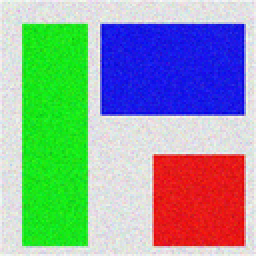
%> input picture Main/NoisedData.png, 128 x 128 px, shrunk from 718 x 719 before the run (shown 2 times larger)
$ octave mainSyntheticData.m   (GNU Octave 9; MATLAB toolbox functions it lacks are replaced by stand-ins)
%> lines starting %> are read from the running program, lines starting %| are printed output that depends on the picture; in (x1, y1, x2, y2) boxes, pixels count from 0 and x2, y2 are one past the last pixel; in counts of white or black regions, pixels touching at a corner belong together; the program's own positions count from 1
### Main/Histogram.m
function Histogram(imagePath)
%> called with imagePath = 'NoisedData.png'
%imagePath = '23025.jpg';
img = imread(imagePath);
%> img is the input picture: size 128x128x3 uint8; mean R, G, B 141, 160.3, 156.3

img = rgb2gray(img);
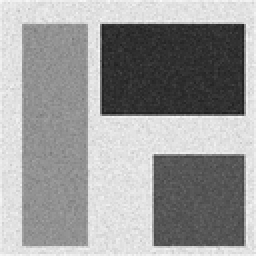
%> img: size 128x128 uint8 (shown 2 times larger); min 25, max 250, mean 154.1
intensity_values = img(:); % Coloumn Vector
[unique_intensities, ~, ~] = unique(intensity_values);  % unique_intensities is coloumn vector
%> unique_intensities = 223 values from 25 to 250

n = size(unique_intensities, 1);
%> n = 223
m = size(intensity_values, 1);
%> m = 16384

pixel_count = zeros(n, 1);  % Coloumn vector

for i=1:n
    for j=1:m
        if(unique_intensities(i, 1) == intensity_values(j, 1))
            pixel_count(i, 1) = pixel_count(i, 1) + 1;
        end
    end
end
%> after the loop, pixel_count = 223 values, max 460 at index 199, min 1 at index 1, mean 73.47

fileID = fopen('imageDataPoints.txt', 'w');

% Write data to the file using fprintf
for i = 1:n
    fprintf(fileID, '%d\t%d\n', unique_intensities(i, 1), pixel_count(i, 1));
end

% Close the file
fclose(fileID);

histogram(img, 'BinWidth', 0.5, 'EdgeColor', 'b');
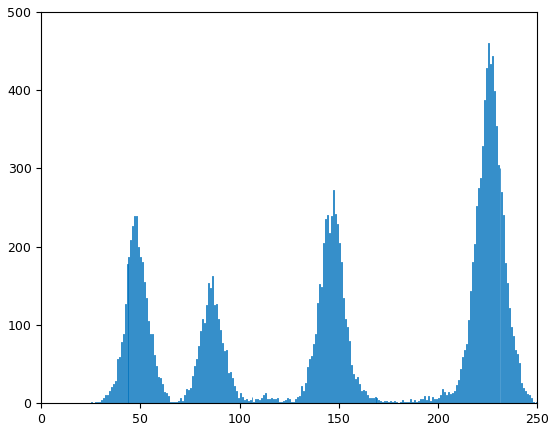
%> figure redrawn from the program's plot data; tallest bar 460 high, from x = 225 to 225.5

%ImageData = [unique_intensities, pixel_count];

end

### Main/InitialPeaks.m
%Load dataset from text file
function InitialPeaks()
data = load('imageDataPoints.txt'); % Assuming tab-delimited file

% Extracting relevant columns
intensities = data(:, 1);
pixel_counts = data(:, 2);

n = size(intensities, 1);

% Apply the moving average filter to pixel_counts
% Condering padding of zero

smoothed_pixel_counts = zeros(n, 1);
smoothed_pixel_counts(1,1) = pixel_counts(1,1) + pixel_counts(2,1) / 3;
smoothed_pixel_counts(end,1) = pixel_counts(end,1) + pixel_counts(end-1,1) / 3;
for i = 2:n-1
    smoothed_pixel_counts(i,1) = (pixel_counts(i-1,1) + pixel_counts(i,1) + pixel_counts(i+1,1)) / 3;
end

initialPeaks = [];

% Find initial peaks

if smoothed_pixel_counts(1, 1) > smoothed_pixel_counts(2, 1)
    initialPeaks = [initialPeaks, intensities(1, 1)];
end
for j=2:n-1
    if ((smoothed_pixel_counts(j,1) > smoothed_pixel_counts(j+1,1)) && (smoothed_pixel_counts(j,1) > smoothed_pixel_counts(j-1,1)))
        initialPeaks = [initialPeaks, intensities(j, 1)];
    end
end
if smoothed_pixel_counts(n,1) > smoothed_pixel_counts(n-1, 1)
    initialPeaks = [initialPeaks, intensities(n, 1)];
end

numberInitialPeaks = length(initialPeaks);

fileID = fopen('InitialPeaksofImage.txt', 'w');

% Write data to the file using fprintf
for m = 1:numberInitialPeaks
    fprintf(fileID, '%d\n', initialPeaks(m));
end

% Close the file
fclose(fileID);

fileID = fopen('SmoothedDataPointsOfImage.txt', 'w');

% Write data to the file using fprintf
for p = 1:n
    fprintf(fileID, '%d\t%f\n', intensities(p, 1), smoothed_pixel_counts(p, 1));
end
% Close the file
fclose(fileID);
%LocationInitialPeaks = double(initialPeaks);
%SmoothedDataImg = [double(intensities), double(smoothed_pixel_counts)];
end

### Main/PeakSearching.m
function PeakSearching()
data1 = load('InitialPeaksofImage.txt');
data2 = load('SmoothedDataPointsOfImage.txt');

S = data1(:, 1); %Location of initial peaks
%S = int8(S');
I = data2(:, 1); %all available intensity
H = data2(:, 2); %pixel count corresponding to I

h = []; %Value of initial peaks

noOfinitialPeaks = size(S, 1);

for b=1:noOfinitialPeaks
    pCount = pCountToI(S(b, 1), I, H);
    h = [h, pCount];
end

P = size(S);    %Number of initial peaks

L_k = [];

L_tmp = [];

for k = 2:P
    s_k = S(k); % Location of kth initial peak
    h_s_k = h(k); %value at s_k
    x_k = s_k*ones(1, k-1); %[s_k s_k ..........s_k]
    y_k = h_s_k*ones(1, k-1); %[h_s_k h_s_k ..........h_s_k]
    deltaX_k = x_k - s_1_to_k_1(S,k);
    deltaY_k = [];
    for j=1:k-1
        if(h_s_k ~= h(j))
            deltaY_k = [deltaY_k, (h_s_k - h(j))];
        else
            deltaY_k = [deltaY_k, 0.0000001];

        end
    end
    temp = y_k .* (deltaX_k);
    temp2 = temp ./ deltaY_k;
    L_k = x_k - temp2;
    L_tmp = [L_tmp, min(L_k)];
end

L_s = min(L_tmp);    % Best Observing location

Y_p = hs_1_to_k_1(h,P+1);
X_p = s_1_to_k_1(S,P+1);

L_star =[];

for i=1:P
    L_star = [L_star, L_s];
end

C = Y_p ./ (X_p - L_star);
l = size(C);
V = [];

for i=2:P-1
    if (C(i) > C(i-1)) && (C(i) > C(i+1))
        V = [V, S(i)];
    end
end

if C(1)>C(2)
    V = [S(1)  V];
end

if C(end) > C(end - 1)
    V = [V S(length(C))];
end

%dlmwrite('PeakDetectedSunspot.txt', V);

fileID = fopen('PeakDetected.txt', 'w');
z = length(V);
for t = 1:z
    fprintf(fileID, '%d\n', V(1, t));
end
fclose(fileID);
%peaksDetected = V;
end

function sks = s_1_to_k_1(S, k)
    sks = [];
    for i=1:k-1
        sks = [sks, S(i)];
    end
end

function hsks = hs_1_to_k_1(h, k)
    hsks = [];
    for i=1:k-1
        hsks = [hsks, h(i)];
    end
end

function pCount = pCountToI(intensity, I, H)
    [row, ~] = find(I == intensity);
    pCount = H(row, 1);
end

### Main/PeakMerging.m
function PeakMerging(Rsquare_in)
%> called with Rsquare_in = 20
data = load('SmoothedDataPointsOfImage.txt');% Read data from the file

x = data(:, 1); %all available intensity
y = data(:, 2); %pixel count corresponding to I

% Read vk values from the file
vk_file_name = 'PeakDetected.txt'; %Peak seached result file
vk_file = load(vk_file_name);% contain 1 row and n column
vk = vk_file(:, 1);
vk = vk';

% Display the Peak Seaching vk values
disp('Final Peak Seaching vk values:');
disp(vk_file);
r_threshold=Rsquare_in;%Change it according to your image
flag=1;
times=1;
while flag==1
    disp(['Running: ', num2str(times)]);
    times=times+1;
    flag=0;
    temp=[];
    for i = 1:length(vk)-1
        disp(['Pair ', num2str(i), ': ', num2str(vk(i)),' ',num2str(vk(i+1))]);
        vk_index=find(x == (vk(i)));
        vk_1_index=find(x ==vk(i+1));
        ya_b = y(vk_index(1):vk_1_index(1));
        xa_b = x(vk_index(1):vk_1_index(1));
        coefficients = polyfit(xa_b,ya_b, 1);
        % Predicted values using the fitted model
        y_pred = polyval(coefficients,xa_b);
        rsquare_value = calculateRsquare(ya_b,y_pred)*100;
        disp(['R-square value: ', num2str(rsquare_value),'%']);
        if (rsquare_value > r_threshold) && ((i > 2 && y(vk_index) < y(find(x == vk(i-1), 1))) || (y(vk_index) < y(find(x == vk(i+1), 1))))
            flag = 1;
        else
            temp = [temp, vk(i)];
        end

    end
    temp = [temp, vk(length(vk))];
    vk=temp;
end

disp('Final vk values after peak merging:');
disp(vk);% contain 1 row and n column
%dlmwrite('PeakMerged238011.txt', vk);
dlmwrite('PeakMerged.txt', vk);
end

% [6 lines left out: function calculateRsquare, not called in this run]

### Main/ThresholdingSyn.m
function score = ThresholdingSyn(imgName)
%> called with imgName = 'NoisedData.png'
%initialImageData = Histogram('238011.jpg');
%[Lip, data2] = InitialPeaks(initialImageData);
%peaksLocation = PeakDetection(Lip, data2);
%Thresholding Code
data1 = load("PeakMerged.txt");
data2 = load("SmoothedDataPointsOfImage.txt");
%imgName = "23025.jpg";

I = data2(:, 1);
pCount = data2(:, 2);
peaksLocation = data1(1, :);
peaksLocation = peaksLocation';


nPeaks = length(peaksLocation);
Th = [];

for q=1:(nPeaks - 1)
    index = ItoIndex(peaksLocation(q), I);
    finalIndex = ItoIndex(peaksLocation(q+1), I);
    mini = min(pCount(index:finalIndex));
    [t, ~] = find(mini == pCount);
    Th = [Th, I(t(round(end/2)))];
end

% Reason for difference
% There are multiple location at which minimum occurs
% authors might be taking a different one
% and we are taking location in the
% middle
% say minimum occurs at [L1, L2, L3]
% authors might be taking L1 or L3 we
% are taking L2

imgP = imread(imgName);
imgGd = imread("SyntheticData.png");
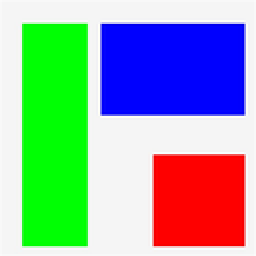
%> input picture Main/SyntheticData.png, 128 x 128 px, shrunk from 718 x 719 before the run (shown 2 times larger)
%> imgGd is the input picture: size 128x128x3 uint8; mean R, G, B 142.5, 166.7, 161.5
img = imread(imgName);
imgThresholded = imread(imgName);

imgGd = rgb2gray(imgGd);
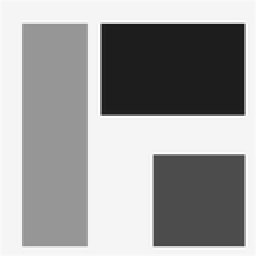
%> imgGd: size 128x128 uint8 (shown 2 times larger); min 27, max 254, mean 158.9
imgP = rgb2gray(imgP);
img = rgb2gray(img);
imgThresholded = rgb2gray(imgThresholded);

[m,n] = size(img);
%> m = 128; n = 128
nTh = size(Th, 2);

%Generating image that is threholded and better visualisation
for r=1:m
    for k=1:n
         for z=1:nTh
                if(z == 1)
                    if(img(r,k) < Th(z))
                        imgThresholded(r, k) = 0;
                    end
                else
                    if(img(r, k) < Th(z) && img(r,k) >= Th(z-1))
                        imgThresholded(r, k) = round((Th(z) + Th(z-1)) / 2);
                    end
                end
                if(z == nTh)
                    if(img(r, k) >= Th(z))
                        imgThresholded(r, k) = 255;
                    end
                end
        end
    end
end
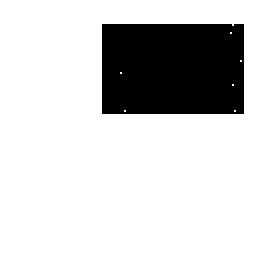
%> imgThresholded: size 128x128 uint8 (shown 2 times larger); 80.5% white; 1 black region, box (x1, y1, x2, y2) and area: (51, 12, 122, 57) 3188

%For generating the labelled image representing classes
for r=1:m
    for k=1:n
         for z=1:nTh
                if(z == 1)
                    if(img(r,k) < Th(z))
                        imgP(r, k) = 0;
                    end
                else
                    if(img(r, k) < Th(z) && img(r,k) >= Th(z-1))
                        imgP(r, k) =  z - 1;
                    end
                end
                if(z == nTh)
                    if(img(r, k) >= Th(z))
                         imgP(r, k) = z;
                    end
                end
        end
    end
end

% For Ground Thruth
ThG = [50, 110, 200];
nThG = size(ThG, 2);
imgx = imgGd;
for r=1:m
    for k=1:n
         for z=1:nThG
                if(z == 1)
                    if(imgx(r,k) < ThG(z))
                        imgGd(r, k) = 0;
                    end
                else
                    if(imgx(r, k) < ThG(z) && imgx(r,k) >= ThG(z-1))
                        imgGd(r, k) =  z - 1;
                    end
                end
                if(z == nThG)
                    if(imgx(r, k) >= ThG(z))
                        imgGd(r, k) = z;
                    end
                end
        end
    end
end
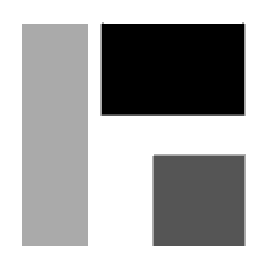
%> imgGd: size 128x128 uint8 (shown 2 times larger); min 0, max 3, mean 1.92; drawn with min black and max white

% [8 lines of commented-out code are left out]
imshow(imgThresholded);
score = Fmeasure(imgGd, imgP);
end

function index = ItoIndex(intensity, I)
    [row, ~] = find(I == intensity);
    index = row;
end

### Main/Fmeasure.m

function  measure = Fmeasure(imgGT, imgT)
    [m,n] = size(imgGT);
%> m = 128; n = 128

    intensity_valuesGround = imgGT(:);
    [unique_intensitiesGround, ~, ~] = unique(intensity_valuesGround);  % unique_intensities is coloumn vector
%> unique_intensitiesGround = [0; 1; 2; 3]

    nClasses = size(unique_intensitiesGround, 1);
%> nClasses = 4

    tp = zeros(nClasses, 1);
    fn = zeros(nClasses, 1);
    fp = zeros(nClasses, 1);
    tn = zeros(nClasses, 1);

    for i=1:m
        for j=1:n
            for k=1:nClasses
                  if(imgGT(i,j) == unique_intensitiesGround(k,1) && imgT(i,j) == unique_intensitiesGround(k,1))
                      tp(k, 1) = tp(k, 1) + 1;
                  elseif(imgGT(i,j) ~= unique_intensitiesGround(k,1) && imgT(i,j) == unique_intensitiesGround(k,1))
                      fp(k, 1) = fp(k, 1) + 1;
                  elseif(imgGT(i,j) ~= unique_intensitiesGround(k,1) && imgT(i,j) ~= unique_intensitiesGround(k, 1))
                      tn(k, 1) = tn(k, 1) + 1;
                  else
                      fn(k, 1) = fn(k, 1) + 1;
                  end
            end
        end
    end
%> after the loop, fn = [7; 2096; 0; 7200]; fp = [0; 0; 9303; 0]; tn = [13189; 14288; 3188; 9184]; tp = [3188; 0; 3893; 0]

    p = zeros(nClasses,1);
    r = zeros(nClasses,1);
    F = zeros(nClasses,1);

    pm = 0;
    rm = 0;

    for q=1:nClasses
        p(k, 1) = tp(q, 1) / (tp(q, 1) + fp(q, 1));
        r(k, 1) = tp(q, 1) / (tp(q, 1) + fn(q, 1));
        F(q, 1) =  (2*p(k, 1)*r(k, 1)) / (p(k,1) + r(k,1));
        pm = pm + p(k, 1);
        rm = rm + r(k, 1);
    end
%> this loop made 4 passes
%> (pm, rm) on passes 1 to 4: (1, 0.998), (NaN, 0.998), (NaN, 2), (NaN, 2)
%> after the loop, F = [0.999; NaN; 0.456; NaN]; p = [0; 0; 0; NaN]; r = [0; 0; 0; 0]
    pm = pm/nClasses;
    rm = rm/nClasses;
%> rm = 0.499
    fm = (2*pm*rm)/(pm + rm);
%> fm = NaN
    measure = [fm, pm, rm];
%> measure = [NaN NaN 0.499]
end
%score = bfscore(imageResultName, imageGroundTruth);


### Main/mainSyntheticData.m
imgName = "NoisedData.png";

Histogram(imgName)
InitialPeaks()
PeakSearching()
PeakMerging(20)
score = ThresholdingSyn(imgName);
%> score = [NaN NaN 0.499]
display(score)
%| score =
%|       NaN      NaN   0.4995
